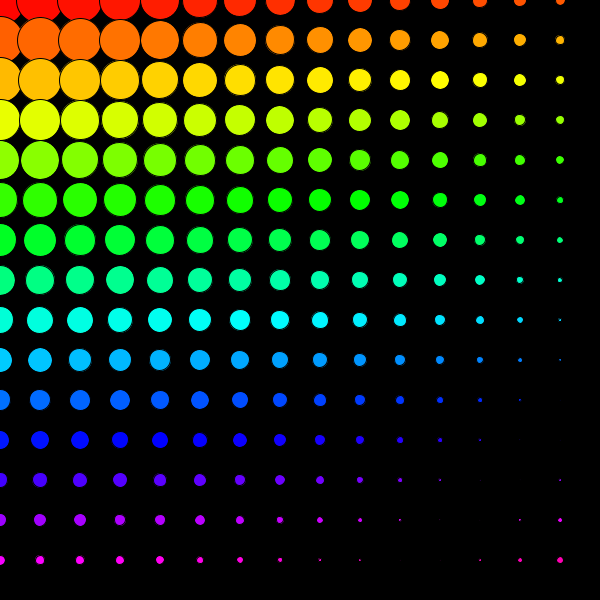
Frame 1 (no input)
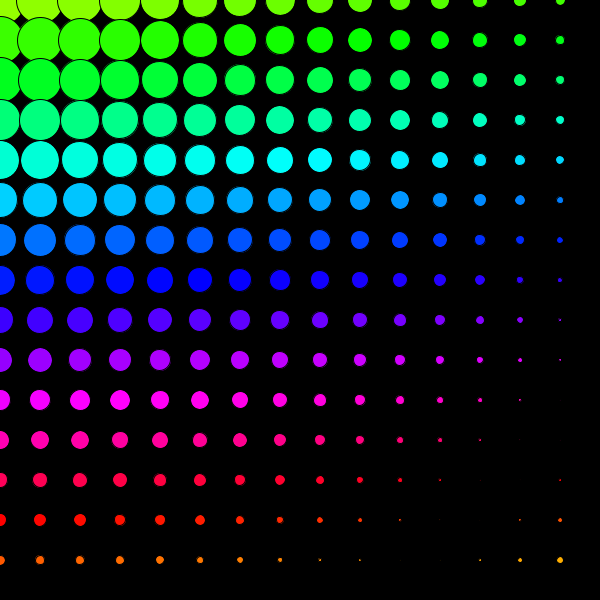
Frame 60 (the mouse pressed at the canvas centre just before this capture)
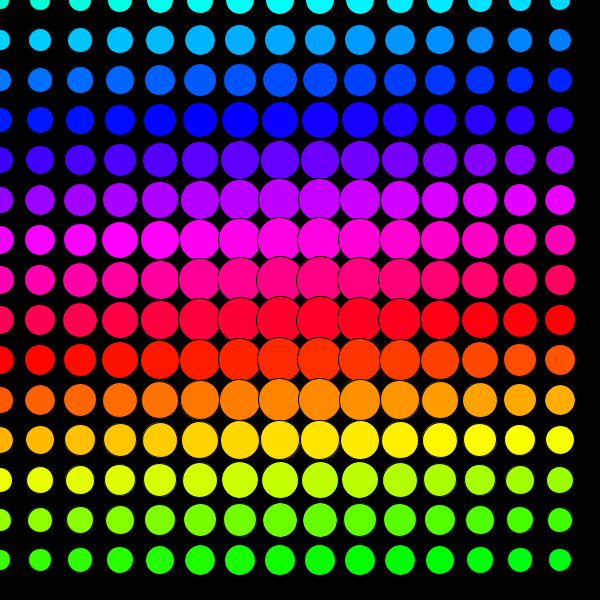
Frame 120 (the mouse held since frame 60 and released just before this capture)

The Processing sketch that drew these frames (run headless with seeded random() and noise(); from frame 60 on, the mouse is pressed at the canvas centre):

// Processing sketch: processing_82584
// ── processing_82584.pde

void setup() { 
  size(600,600);  
  
  colorMode(HSB); 
  
}


void draw() { 
  background(0); 

  int counter = frameCount; 

  
  for(float yPos = 0; yPos<600 ; yPos+=40) {
    for(float xPos = 0; xPos<600; xPos+=40) { 
      
      float distance = dist(xPos, yPos, mouseX, mouseY); 
      
      float circleSize = map(distance, 0, 700, 50, 0); 
      
      fill(counter % 255, 255,255); 
      ellipse(xPos,yPos,circleSize,circleSize); 
       
      counter++;    
     
    }  
    
  }
  
  
  
}
